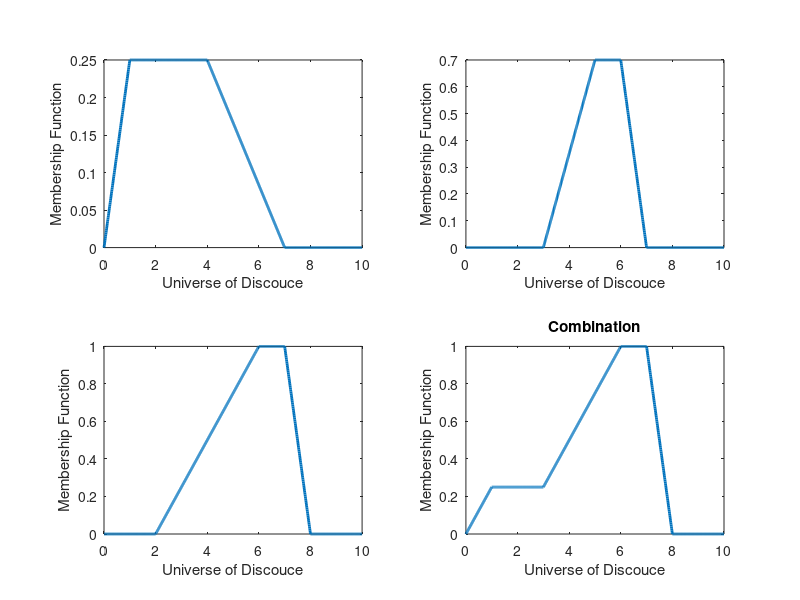
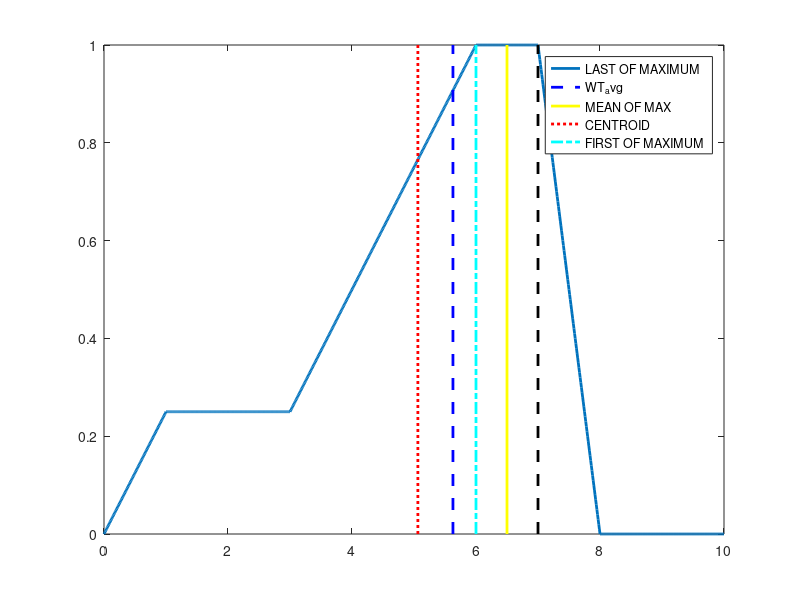

Source code (MATLAB) for these figures, in order:
clc;
clear all;
x = 0:0.01:10;

%Trapeziodal MF 1
y1 = trapmf(x,[0,1,4,7]);
y1 = 0.25*y1;
figure(1)
subplot(2,2,1);
plot(x,y1,'linewidth',2)
xlabel('Universe of Discouce');
ylabel('Membership Function');

%Trapeziodal MF 2
y2 = trapmf(x,[3,5,6,7]);
y2 = 0.7*y2;
figure(1)
subplot(2,2,2);
plot(x,y2,'linewidth',2)
xlabel('Universe of Discouce');
ylabel('Membership Function');

%Trapeziodal MF 3
y3 = trapmf(x,[2,6,7,8]);
y3 = 1*y3;
figure(1)
subplot(2,2,3);
plot(x,y3,'linewidth',2)
xlabel('Universe of Discouce');
ylabel('Membership Function');

%Combination
y = max(y1,y2);
b = max(y,y3);
subplot(2,2,4);
plot(x,b,'linewidth',2);
title('Combination')
xlabel('Universe of Discouce');
ylabel('Membership Function');


%Defuzzification 
%Method 1 
[max_one,n] = max(b);
max_1_1 = ((n-1)/100);

for i = n:1:(size(x,2)+1)
    if b(i) ~= max(b)
        max_last_1 = ((i-2)/100);
        break;
    end
end

mean_of_max = (max_1_1 + max_last_1)/2 

%Method 2 Centroid 
D = sum(b);
N = 0;
for i =0:1:1000
    N = N + b(i+1).*(0.01*i);
end
centroid = N/D 

%Method 3 Weighted Average 
%for y1 
[max_one,n] = max(y1);
max_1  = (n-1)/100;

for i =n:1:(size(x,2)+1)
    if y1(i) ~= max(y1)
        max_last = (i-2)/100;
        break;
    end
end

mean_y1 = (max_1 + max_last)/2

%for y2 
[max_one,n] = max(y2);
max_1  = (n-1)/100;

for i =n:1:(size(x,2)+1)
    if y2(i) ~= max(y2)
        max_last = (i-2)/100;
        break;
    end
end

mean_y2 = (max_1 + max_last)/2

%for y1 
[max_one,n] = max(y3);
max_1  = (n-1)/100;

for i = n:1:(size(x,2)+1)
    if y3(i) ~= max(y3)
        max_last = (i-2)/100;
        break;
    end
end

mean_y3 = (max_1 + max_last)/2

% Weighted Average Calculations 
Num = mean_y1*max(y1) + mean_y2*max(y2) + mean_y3*max(y3);
Dem = max(y1) + max(y2) + max(y3);
Wt_avg = Num/Dem


figure(2)
plot(x,b,'linewidth',2);
line([Wt_avg, Wt_avg],[0,1],'color','blue','linestyle','--','linewidth',2);
line([mean_of_max,mean_of_max],[0,1],'color','yellow','linestyle','-','linewidth',2);
line([centroid,centroid],[0,1],'color','red','linestyle',':','linewidth',2);
line([max_1_1, max_1_1],[0,1],'color','cyan','linestyle','-.','linewidth',2);
line([max_last_1, max_last_1],[0,1],'color','black','linestyle','--','linewidth',2);
legend('LAST OF MAXIMUM','WT_avg','MEAN OF MAX','CENTROID','FIRST OF MAXIMUM');